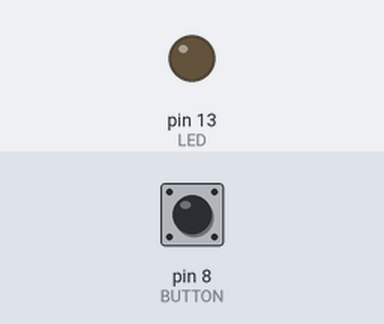
A sketch run on a simulated Arduino Uno, built with avr-gcc and run on an emulated ATmega328P. Shown: output pins drawn as LEDs (lit = HIGH). Dashed ring = blinking. The test bench sets the inputs (shaded band); at power-on: pin 8 (BUTTON) HIGH. What the sketch prints to the serial monitor is not drawn.

Above: at 1.2 s.
1.3 s: pin 8 (BUTTON) pulled LOW for 0.15 s
At 1.37 s:
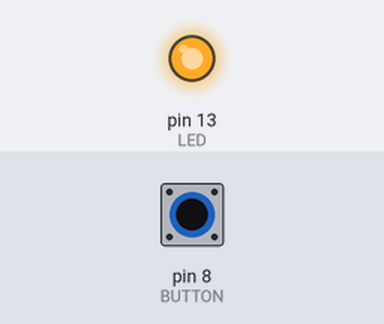
2.9 s: pin 8 (BUTTON) pulled LOW for 1 s
At 4.5 s:
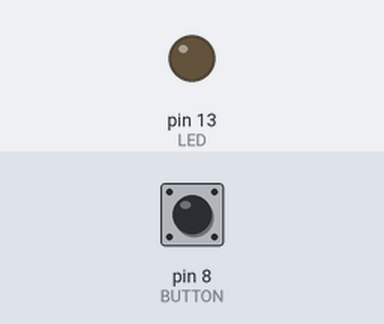
6.9 s: pin 8 (BUTTON) pulsed LOW 2 times (0.12 s each, 0.3 s apart)
At 6.96 s:
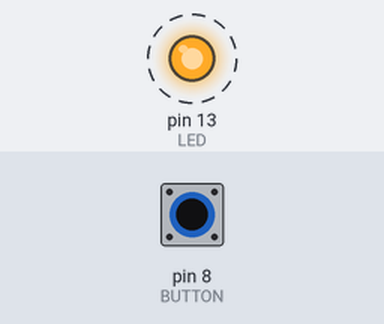
10.5 s: pin 8 (BUTTON) driven LOW
At 11.9 s:
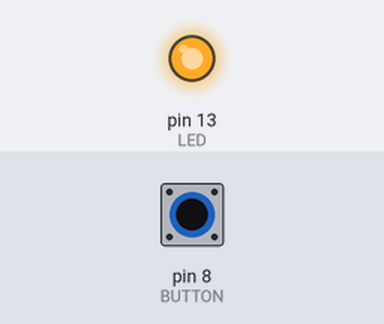
13.5 s: pin 8 (BUTTON) driven HIGH
At 14.2 s:
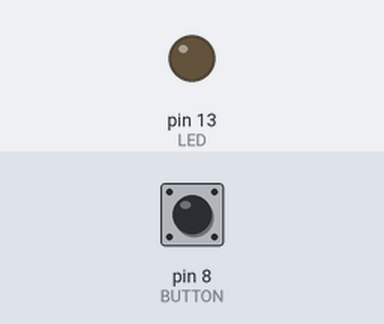
Timing chart, 0 to 16.5 s (numbered marks = the images above; inputs shaded):
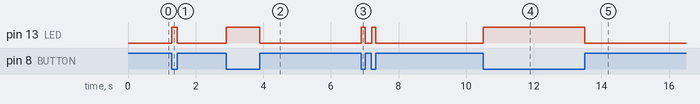

Measured:
- after the input at 1.3 s, pin 13 (LED): LOW → HIGH at once, → LOW 0.15 s later
- after the input at 2.9 s, pin 13 (LED): LOW → HIGH at once, → LOW 1.0 s later
- after the input at 6.9 s, pin 13 (LED): alternates HIGH for 0.12 s and LOW for 0.18 s, 4 changes in all, then stays LOW, starting at once
- after the input at 10.5 s, pin 13 (LED): LOW → HIGH at once
- after the input at 13.5 s, pin 13 (LED): HIGH → LOW at once

The sketch:

button.ino
```cpp
#define LED 13
#define BUTTON 8

bool buttonState = LOW;

void setup() {
  pinMode(LED, OUTPUT);
  pinMode(BUTTON, INPUT);
  Serial.begin(115200);
  Serial.println("init serial");

}

void loop() {
  buttonState = digitalRead(BUTTON);
  if(buttonState == LOW)
  {
    digitalWrite(LED, HIGH);
    Serial.println("PRESSED, LED ON");
  }
  else
  {
    digitalWrite(LED, LOW);
    Serial.println("NOTHING, LED OFF");
  }

}
```
